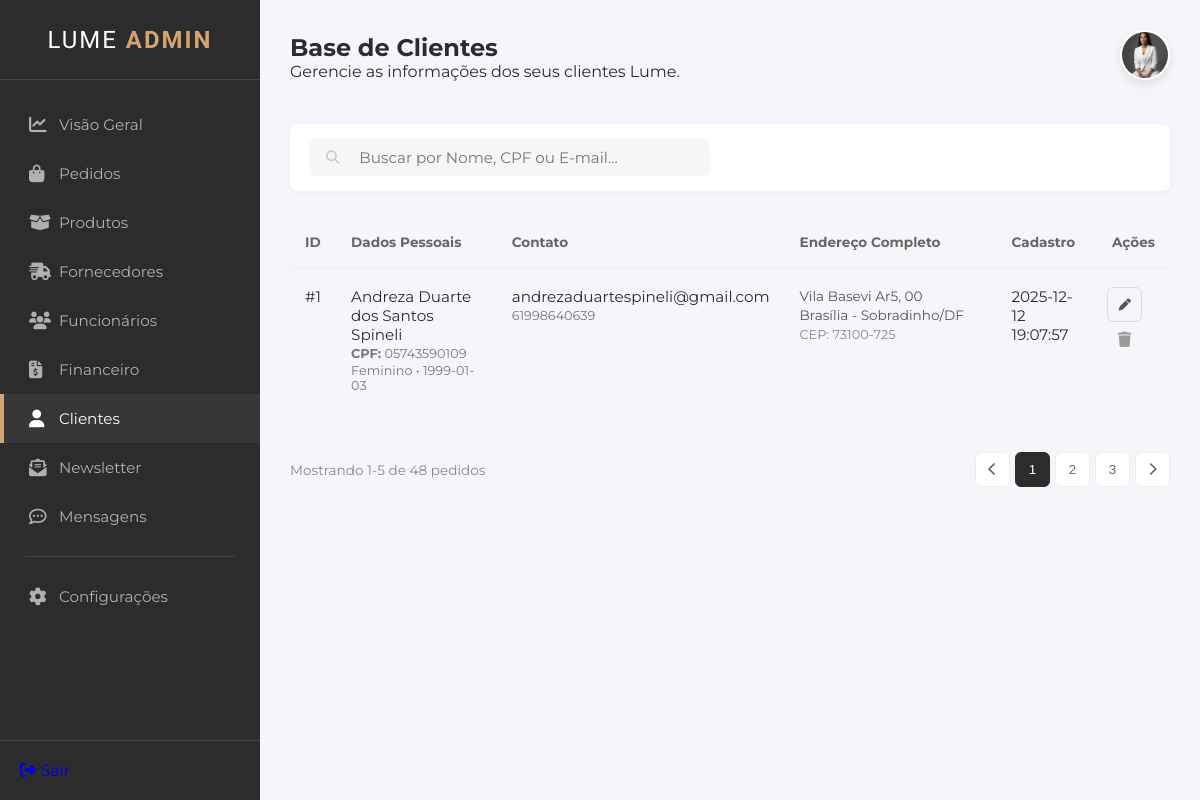
Page /cliente on the committed database.
### tables this page shows
CREATE TABLE "tb_clientes" (
    "id_cliente" INTEGER PRIMARY KEY AUTOINCREMENT,
    "nome" VARCHAR(100) NOT NULL,
    "data_nasc" DATE,
    "cpf" VARCHAR(11),
    "genero" VARCHAR(20),
    "tel_cel" VARCHAR(20),
    "email" VARCHAR(100) NOT NULL,
    "cep" VARCHAR(9),
    "endereco" VARCHAR(100),
    "n" VARCHAR(10),
    "complemento" VARCHAR(50),
    "referencia" VARCHAR(100),
    "bairro" VARCHAR(50),
    "cidade" VARCHAR(50),
    "estado" VARCHAR(2),
    "senha" VARCHAR(100) NOT NULL,
    "confirmar_senha" VARCHAR(100) NOT NULL,
    "foto_perfil" TEXT,
    "data_cad" DATETIME DEFAULT CURRENT_TIMESTAMP
    );

### appinterno.py (the view)
@app.route("/cliente.html")
@app.route("/cliente")
def clientes():
    busca = request.args.get("q") # Pega o que foi digitado
    con = get_db()
    cur = con.cursor()
    if busca:
        termo = f"%{busca}%"
        cur.execute("""
            SELECT * FROM tb_clientes
            WHERE nome LIKE ? OR cpf LIKE ? OR email LIKE ?
        """, (termo, termo, termo))
    else:
        cur.execute("SELECT * FROM tb_clientes")
    clientes = cur.fetchall()
    con.close()
    return render_template("interno/cliente.html", clientes=clientes)

### appinterno.py (called while the page is built)
def get_db():
    conn = sqlite3.connect("db_lume.db")
    conn.row_factory = sqlite3.Row
    return conn

### templates/interno/cliente.html (shortened to what this page needs)
<!DOCTYPE html>
<html lang="pt-br">
<head>
    <link rel="stylesheet" href="https://cdnjs.cloudflare.com/ajax/libs/font-awesome/6.4.0/css/all.min.css">
    <link rel="stylesheet" href="/static/styleinterno.css">
</head>
<body>
    <div class="admin-container">
        <aside class="sidebar">
            <div class="sidebar-header">
                <h2 class="brand-text">LUME <span>ADMIN</span></h2>
            </div>
            <nav class="sidebar-nav">
                <ul>
                    <li><a href="dashboard.html"><i class="fa-solid fa-chart-line"></i> Visão Geral</a></li>
                    <li><a href="pedido.html"><i class="fa-solid fa-bag-shopping"></i>Pedidos</a></li>
                    <li><a href="produto.html"><i class="fa-solid fa-box-open"></i> Produtos</a></li>
                    <li><a href="fornecedores.html"><i class="fa-solid fa-truck-fast"></i> Fornecedores</a></li>
                    <li><a href="funcionarios.html"><i class="fa-solid fa-users"></i> Funcionários</a></li>
                    <li><a href="financeiro.html"><i class="fa-solid fa-file-invoice-dollar"></i> Financeiro</a></li>
                    <li class="active"><a href="cliente.html"><i class="fas fa-user"></i>Clientes</a></li>
                    <li><a href="newsletter.html"><i class="fa-solid fa-envelope-open-text"></i> Newsletter</a></li>
                    <li><a href="mensagens.html"><i class="fa-regular fa-comment-dots"></i> Mensagens</a></li>
                    <li class="separator"></li>
                    <li><a href="configuracoes.html"><i class="fa-solid fa-gear"></i> Configurações</a></li>
                </ul>
            </nav>
            <div class="sidebar-footer">
                <a href="login.html" class="btn-logout"><i class="fa-solid fa-right-from-bracket"></i> Sair</a>
            </div>
        </aside>
        <main class="main-content">
<header class="top-bar">
                <div class="page-title">
                    <h2>Base de Clientes</h2>
                    <p>Gerencie as informações dos seus clientes Lume.</p>
                </div>
                 <div class="user-profile">
    <div class="profile-dropdown-trigger" onclick="toggleProfileMenu()">
        <img src="/static/imagens/fundadora1.jpeg" alt="Admin" class="avatar">
    </div>
</div>
</header>
           <section class="actions-bar">
           <form class="search-box" action="/cliente" method="GET">
    <button type="submit" style="border: none; background: transparent; cursor: pointer; color: #ccc;">
        <i class="fa-solid fa-magnifying-glass"></i>
    </button>
    <input type="text" name="q" placeholder="Buscar por Nome, CPF ou E-mail..."
           value="{{ request.args.get('q', '') }}">
</form>
        </section>
        <section class="table-container">
                <table class="admin-table">
                    <thead>
                        <tr>
                            <th style="width: 50px;">ID</th>
                            <th style="width: 25%;">Dados Pessoais</th>
                            <th style="width: 20%;">Contato</th>
                            <th style="width: 35%;">Endereço Completo</th> <th style="width: 10%;">Cadastro</th>
                            <th style="text-align: right; width: 10%;">Ações</th>
                        </tr>
                    </thead>
                    <tbody>
    {% for c in clientes %}
    <tr>
        <td class="col-id">#{{ c['id_cliente'] }}</td>
        <td>
            <div class="info-group">
                <span class="info-main">{{ c['nome'] }}</span>
                <span class="info-sub"><strong>CPF:</strong> {{ c['cpf'] }}</span>
                <span class="info-sub">{{ c['genero'] }} • {{ c['data_nasc'] }}</span>
            </div>
        </td>
        <td>
            <div class="info-group">
                <span class="info-main">{{ c['email'] }}</span>
                <span class="info-sub">{{ c['tel_cel'] }}</span>
            </div>
        </td>
        <td>
            <div class="address-text">
                {{ c['endereco'] }}, {{ c['n'] }} <br>
                {{ c['bairro'] }} - {{ c['cidade'] }}/{{ c['estado'] }}<br>
                <span class="cep">CEP: {{ c['cep'] }}</span>
            </div>
        </td>
        <td>{{ c['data_cad'] }}</td>
        <td class="actions-cell">
            <a href="#" class="btn-icon btn-edit" title="Editar"><i class="fa-solid fa-pen"></i></a>
            <a href="/cliente/delete/{{ c['id_cliente'] }}" class="btn-icon btn-delete" title="Excluir"><i class="fa-solid fa-trash"></i></a>
        </td>
    </tr>
    {% endfor %}
    </tbody>
                </table>
                <div class="pagination">
                <span class="page-info">Mostrando 1-5 de 48 pedidos</span>
                <div class="page-buttons">
                    <button disabled><i class="fa-solid fa-chevron-left"></i></button>
                    <button class="active">1</button>
                    <button>2</button>
                    <button>3</button>
                    <button><i class="fa-solid fa-chevron-right"></i></button>
                </div>
            </div>
            </section>
    </main>
    </div>
</body>
</html>

### rows in the picture
tb_clientes: id_cliente "1", nome "Andreza Duarte dos Santos Spineli", cpf "05743590109", genero "Feminino", data_nasc "1999-01-03", email "andrezaduartespineli@gmail.com", tel_cel "61998640639", endereco "Vila Basevi Ar5", n "00", bairro "Brasília", cidade "Sobradinho", estado "DF", cep "73100-725", data_cad "2025-12-12 19:07:57"
